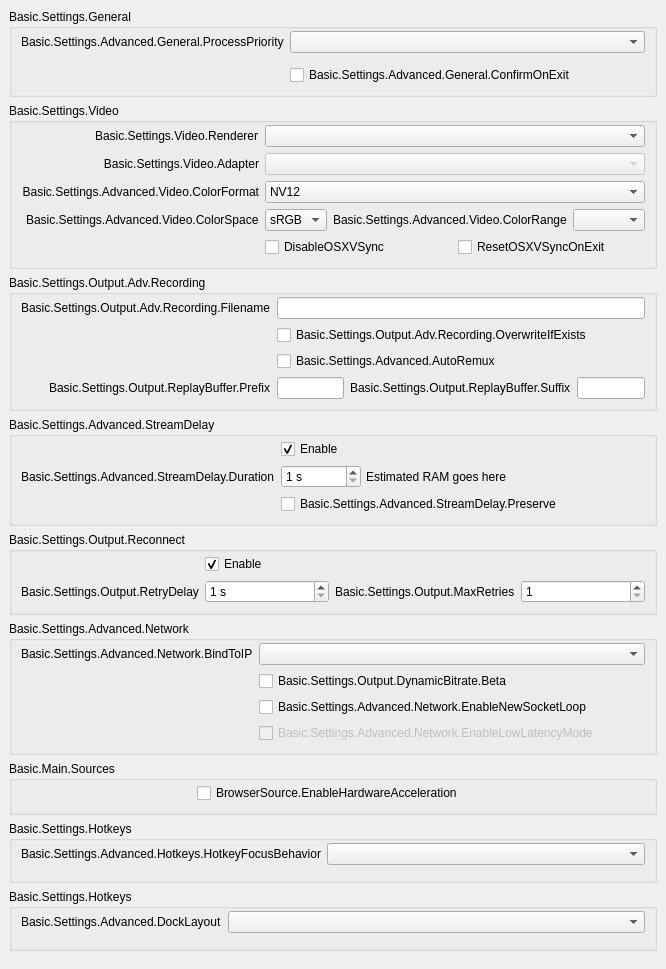
           <widget class="QWidget" name="scrollAreaWidgetContents">
            <property name="geometry">
             <rect>
              <x>0</x>
              <y>0</y>
              <width>609</width>
              <height>870</height>
             </rect>
            </property>
            <layout class="QVBoxLayout" name="verticalLayout_23">
             <property name="leftMargin">
              <number>0</number>
             </property>
             <property name="topMargin">
              <number>0</number>
             </property>
             <property name="rightMargin">
              <number>0</number>
             </property>
             <property name="bottomMargin">
              <number>9</number>
             </property>
             <item>
              <widget class="QFrame" name="widget_11">
               <layout class="QVBoxLayout" name="verticalLayout_24">
                <item>
                 <widget class="QGroupBox" name="advancedGeneralGroupBox">
                  <property name="title">
                   <string>Basic.Settings.General</string>
                  </property>
                  <layout class="QFormLayout" name="formLayout_22">
                   <property name="fieldGrowthPolicy">
                    <enum>QFormLayout::AllNonFixedFieldsGrow</enum>
                   </property>
                   <property name="labelAlignment">
                    <set>Qt::AlignRight|Qt::AlignTrailing|Qt::AlignVCenter</set>
                   </property>
                   <property name="topMargin">
                    <number>2</number>
                   </property>
                   <item row="0" column="0">
                    <widget class="QLabel" name="processPriorityLabel">
                     <property name="text">
                      <string>Basic.Settings.Advanced.General.ProcessPriority</string>
                     </property>
                     <property name="buddy">
                      <cstring>processPriority</cstring>
                     </property>
                    </widget>
                   </item>
                   <item row="0" column="1">
                    <widget class="QComboBox" name="processPriority"/>
                   </item>
                   <item row="1" column="0">
                    <spacer name="horizontalSpacer_13">
                     <property name="orientation">
                      <enum>Qt::Horizontal</enum>
                     </property>
                     <property name="sizeHint" stdset="0">
                      <size>
                       <width>170</width>
                       <height>0</height>
                      </size>
                     </property>
                    </spacer>
                   </item>
                   <item row="2" column="1">
                     <widget class="QCheckBox" name="confirmOnExit">
                       <property name="text">
                         <string>Basic.Settings.Advanced.General.ConfirmOnExit</string>
                       </property>
                     </widget>
                   </item>
                  </layout>
                 </widget>
                </item>
                <item>
                 <widget class="QGroupBox" name="advancedVideoContainer">
                  <property name="title">
                   <string>Basic.Settings.Video</string>
                  </property>
                  <layout class="QFormLayout" name="formLayout_14">
                   <property name="fieldGrowthPolicy">
                    <enum>QFormLayout::AllNonFixedFieldsGrow</enum>
                   </property>
                   <property name="labelAlignment">
                    <set>Qt::AlignRight|Qt::AlignTrailing|Qt::AlignVCenter</set>
                   </property>
                   <property name="topMargin">
                    <number>2</number>
                   </property>
                   <item row="0" column="0">
                    <widget class="QLabel" name="rendererLabel">
                     <property name="text">
                      <string>Basic.Settings.Video.Renderer</string>
                     </property>
                     <property name="buddy">
                      <cstring>renderer</cstring>
                     </property>
                    </widget>
                   </item>
                   <item row="0" column="1">
                    <widget class="QComboBox" name="renderer">
                     <property name="currentText">
                      <string notr="true"/>
                     </property>
                    </widget>
                   </item>
                   <item row="1" column="0">
                    <widget class="QLabel" name="adapterLabel">
                     <property name="text">
                      <string>Basic.Settings.Video.Adapter</string>
                     </property>
                     <property name="alignment">
                      <set>Qt::AlignRight|Qt::AlignTrailing|Qt::AlignVCenter</set>
                     </property>
                     <property name="buddy">
                      <cstring>adapter</cstring>
                     </property>
                    </widget>
                   </item>
                   <item row="1" column="1">
                    <widget class="QComboBox" name="adapter">
                     <property name="enabled">
                      <bool>false</bool>
                     </property>
                     <property name="currentText">
                      <string notr="true"/>
                     </property>
                    </widget>
                   </item>
                   <item row="2" column="0">
                    <widget class="QLabel" name="label_30">
                     <property name="minimumSize">
                      <size>
                       <width>0</width>
                       <height>0</height>
                      </size>
                     </property>
                     <property name="text">
                      <string>Basic.Settings.Advanced.Video.ColorFormat</string>
                     </property>
                     <property name="alignment">
                      <set>Qt::AlignRight|Qt::AlignTrailing|Qt::AlignVCenter</set>
                     </property>
                     <property name="buddy">
                      <cstring>colorFormat</cstring>
                     </property>
                    </widget>
                   </item>
                   <item row="2" column="1">
                    <widget class="QComboBox" name="colorFormat">
                     <item>
                      <property name="text">
                       <string notr="true">NV12</string>
                      </property>
                     </item>
                     <item>
                      <property name="text">
                       <string notr="true">I420</string>
                      </property>
                     </item>
                     <item>
                      <property name="text">
                       <string>I444</string>
                      </property>
                     </item>
                     <item>
                      <property name="text">
                       <string notr="true">RGB</string>
                      </property>
                     </item>
                    </widget>
                   </item>
                   <item row="4" column="1">
                    <layout class="QHBoxLayout" name="horizontalLayout_18">
                     <property name="leftMargin">
                      <number>0</number>
                     </property>
                     <property name="topMargin">
                      <number>0</number>
                     </property>
                     <property name="rightMargin">
                      <number>0</number>
                     </property>
                     <property name="bottomMargin">
                      <number>0</number>
                     </property>
                     <item>
                      <widget class="QCheckBox" name="disableOSXVSync">
                       <property name="text">
                        <string>DisableOSXVSync</string>
                       </property>
                      </widget>
                     </item>
                     <item>
                      <widget class="QCheckBox" name="resetOSXVSync">
                       <property name="text">
                        <string>ResetOSXVSyncOnExit</string>
                       </property>
                      </widget>
                     </item>
                    </layout>
                   </item>
                   <item row="3" column="1">
                    <layout class="QHBoxLayout" name="horizontalLayout_20">
                     <property name="leftMargin">
                      <number>0</number>
                     </property>
                     <property name="topMargin">
                      <number>0</number>
                     </property>
                     <property name="rightMargin">
                      <number>0</number>
                     </property>
                     <property name="bottomMargin">
                      <number>0</number>
                     </property>
                     <item>
                      <widget class="QComboBox" name="colorSpace">
                       <item>
                        <property name="text">
                         <string notr="true">sRGB</string>
                        </property>
                       </item>
                       <item>
                        <property name="text">
                         <string notr="true">709</string>
                        </property>
                       </item>
                       <item>
                        <property name="text">
                         <string notr="true">601</string>
                        </property>
                       </item>
                      </widget>
                     </item>
                     <item>
                      <widget class="QLabel" name="label_34">
                       <property name="sizePolicy">
                        <sizepolicy hsizetype="Maximum" vsizetype="Preferred">
                         <horstretch>0</horstretch>
                         <verstretch>0</verstretch>
                        </sizepolicy>
                       </property>
                       <property name="text">
                        <string>Basic.Settings.Advanced.Video.ColorRange</string>
                       </property>
                       <property name="buddy">
                        <cstring>colorRange</cstring>
                       </property>
                      </widget>
                     </item>
                     <item>
                      <widget class="QComboBox" name="colorRange"/>
                     </item>
                    </layout>
                   </item>
                   <item row="3" column="0">
                    <widget class="QLabel" name="label_33">
                     <property name="text">
                      <string>Basic.Settings.Advanced.Video.ColorSpace</string>
                     </property>
                     <property name="buddy">
                      <cstring>colorSpace</cstring>
                     </property>
                    </widget>
                   </item>
                   <item row="4" column="0">
                    <spacer name="horizontalSpacer_12">
                     <property name="orientation">
                      <enum>Qt::Horizontal</enum>
                     </property>
                     <property name="sizeHint" stdset="0">
                      <size>
                       <width>170</width>
                       <height>20</height>
                      </size>
                     </property>
                    </spacer>
                   </item>
                  </layout>
                 </widget>
                </item>
                <item>
                 <widget class="QGroupBox" name="groupBox_6">
                  <property name="title">
                   <string>Basic.Settings.Output.Adv.Recording</string>
                  </property>
                  <layout class="QFormLayout" name="formLayout_17">
                   <property name="fieldGrowthPolicy">
                    <enum>QFormLayout::AllNonFixedFieldsGrow</enum>
                   </property>
                   <property name="labelAlignment">
                    <set>Qt::AlignRight|Qt::AlignTrailing|Qt::AlignVCenter</set>
                   </property>
                   <property name="topMargin">
                    <number>2</number>
                   </property>
                   <item row="0" column="0">
                    <widget class="QLabel" name="label_7">
                     <property name="text">
                      <string>Basic.Settings.Output.Adv.Recording.Filename</string>
                     </property>
                     <property name="buddy">
                      <cstring>filenameFormatting</cstring>
                     </property>
                    </widget>
                   </item>
                   <item row="0" column="1">
                    <widget class="QLineEdit" name="filenameFormatting"/>
                   </item>
                   <item row="1" column="1">
                    <widget class="QCheckBox" name="overwriteIfExists">
                     <property name="text">
                      <string>Basic.Settings.Output.Adv.Recording.OverwriteIfExists</string>
                     </property>
                    </widget>
                   </item>
                   <item row="3" column="1">
                    <layout class="QHBoxLayout" name="horizontalLayout_14">
                     <property name="leftMargin">
                      <number>0</number>
                     </property>
                     <property name="topMargin">
                      <number>0</number>
                     </property>
                     <property name="rightMargin">
                      <number>0</number>
                     </property>
                     <property name="bottomMargin">
                      <number>0</number>
                     </property>
                     <item>
                      <widget class="QLineEdit" name="simpleRBPrefix"/>
                     </item>
                     <item>
                      <widget class="QLabel" name="label_58">
                       <property name="text">
                        <string>Basic.Settings.Output.ReplayBuffer.Suffix</string>
                       </property>
                       <property name="buddy">
                        <cstring>simpleRBSuffix</cstring>
                       </property>
                      </widget>
                     </item>
                     <item>
                      <widget class="QLineEdit" name="simpleRBSuffix"/>
                     </item>
                    </layout>
                   </item>
                   <item row="3" column="0">
                    <widget class="QLabel" name="label_57">
                     <property name="text">
                      <string>Basic.Settings.Output.ReplayBuffer.Prefix</string>
                     </property>
                     <property name="buddy">
                      <cstring>simpleRBPrefix</cstring>
                     </property>
                    </widget>
                   </item>
                   <item row="1" column="0">
                    <spacer name="horizontalSpacer_10">
                     <property name="orientation">
                      <enum>Qt::Horizontal</enum>
                     </property>
                     <property name="sizeHint" stdset="0">
                      <size>
                       <width>170</width>
                       <height>20</height>
                      </size>
                     </property>
                    </spacer>
                   </item>
                   <item row="2" column="1">
                    <widget class="QCheckBox" name="autoRemux">
                     <property name="text">
                      <string>Basic.Settings.Advanced.AutoRemux</string>
                     </property>
                    </widget>
                   </item>
                   <item row="2" column="0">
                    <spacer name="horizontalSpacer_16">
                     <property name="orientation">
                      <enum>Qt::Horizontal</enum>
                     </property>
                     <property name="sizeHint" stdset="0">
                      <size>
                       <width>40</width>
                       <height>20</height>
                      </size>
                     </property>
                    </spacer>
                   </item>
                  </layout>
                 </widget>
                </item>
                <item>
                 <widget class="QGroupBox" name="groupBox_5">
                  <property name="title">
                   <string>Basic.Settings.Advanced.StreamDelay</string>
                  </property>
                  <layout class="QFormLayout" name="formLayout_18">
                   <property name="fieldGrowthPolicy">
                    <enum>QFormLayout::AllNonFixedFieldsGrow</enum>
                   </property>
                   <property name="labelAlignment">
                    <set>Qt::AlignRight|Qt::AlignTrailing|Qt::AlignVCenter</set>
                   </property>
                   <property name="topMargin">
                    <number>2</number>
                   </property>
                   <item row="1" column="0">
                    <widget class="QLabel" name="label_56">
                     <property name="text">
                      <string>Basic.Settings.Advanced.StreamDelay.Duration</string>
                     </property>
                     <property name="buddy">
                      <cstring>streamDelaySec</cstring>
                     </property>
                    </widget>
                   </item>
                   <item row="1" column="1">
                    <widget class="QFrame" name="widget_12">
                     <property name="enabled">
                      <bool>true</bool>
                     </property>
                     <layout class="QHBoxLayout" name="horizontalLayout_13">
                      <property name="spacing">
                       <number>5</number>
                      </property>
                      <property name="leftMargin">
                       <number>0</number>
                      </property>
                      <property name="topMargin">
                       <number>0</number>
                      </property>
                      <property name="rightMargin">
                       <number>0</number>
                      </property>
                      <property name="bottomMargin">
                       <number>0</number>
                      </property>
                      <item>
                       <widget class="QSpinBox" name="streamDelaySec">
                        <property name="enabled">
                         <bool>true</bool>
                        </property>
                        <property name="sizePolicy">
                         <sizepolicy hsizetype="Maximum" vsizetype="Fixed">
                          <horstretch>0</horstretch>
                          <verstretch>0</verstretch>
                         </sizepolicy>
                        </property>
                        <property name="minimumSize">
                         <size>
                          <width>80</width>
                          <height>0</height>
                         </size>
                        </property>
                        <property name="suffix">
                         <string notr="true"> s</string>
                        </property>
                        <property name="minimum">
                         <number>1</number>
                        </property>
                        <property name="maximum">
                         <number>1800</number>
                        </property>
                       </widget>
                      </item>
                      <item>
                       <widget class="QLabel" name="streamDelayInfo">
                        <property name="text">
                         <string notr="true">Estimated RAM goes here</string>
                        </property>
                       </widget>
                      </item>
                     </layout>
                    </widget>
                   </item>
                   <item row="2" column="1">
                    <widget class="QCheckBox" name="streamDelayPreserve">
                     <property name="text">
                      <string>Basic.Settings.Advanced.StreamDelay.Preserve</string>
                     </property>
                    </widget>
                   </item>
                   <item row="0" column="1">
                    <widget class="QCheckBox" name="streamDelayEnable">
                     <property name="text">
                      <string>Enable</string>
                     </property>
                     <property name="checked">
                      <bool>true</bool>
                     </property>
                    </widget>
                   </item>
                   <item row="2" column="0">
                    <spacer name="horizontalSpacer_9">
                     <property name="orientation">
                      <enum>Qt::Horizontal</enum>
                     </property>
                     <property name="sizeHint" stdset="0">
                      <size>
                       <width>170</width>
                       <height>20</height>
                      </size>
                     </property>
                    </spacer>
                   </item>
                  </layout>
                 </widget>
                </item>
                <item>
                 <widget class="QGroupBox" name="groupBox_7">
                  <property name="title">
                   <string>Basic.Settings.Output.Reconnect</string>
                  </property>
                  <layout class="QFormLayout" name="formLayout_19">
                   <property name="fieldGrowthPolicy">
                    <enum>QFormLayout::AllNonFixedFieldsGrow</enum>
                   </property>
                   <property name="labelAlignment">
                    <set>Qt::AlignRight|Qt::AlignTrailing|Qt::AlignVCenter</set>
                   </property>
                   <property name="topMargin">
                    <number>2</number>
                   </property>
                   <item row="0" column="1">
                    <widget class="QCheckBox" name="reconnectEnable">
                     <property name="text">
                      <string>Enable</string>
                     </property>
                     <property name="checked">
                      <bool>true</bool>
                     </property>
                    </widget>
                   </item>
                   <item row="1" column="1">
                    <layout class="QHBoxLayout" name="horizontalLayout_19">
                     <property name="leftMargin">
                      <number>0</number>
                     </property>
                     <property name="topMargin">
                      <number>0</number>
                     </property>
                     <property name="rightMargin">
                      <number>0</number>
                     </property>
                     <property name="bottomMargin">
                      <number>0</number>
                     </property>
                     <item>
                      <widget class="QSpinBox" name="reconnectRetryDelay">
                       <property name="suffix">
                        <string> s</string>
                       </property>
                       <property name="minimum">
                        <number>1</number>
                       </property>
                       <property name="maximum">
                        <number>30</number>
                       </property>
                      </widget>
                     </item>
                     <item>
                      <widget class="QLabel" name="label_22">
                       <property name="sizePolicy">
                        <sizepolicy hsizetype="Maximum" vsizetype="Preferred">
                         <horstretch>0</horstretch>
                         <verstretch>0</verstretch>
                        </sizepolicy>
                       </property>
                       <property name="text">
                        <string>Basic.Settings.Output.MaxRetries</string>
                       </property>
                       <property name="buddy">
                        <cstring>reconnectMaxRetries</cstring>
                       </property>
                      </widget>
                     </item>
                     <item>
                      <widget class="QSpinBox" name="reconnectMaxRetries">
                       <property name="minimum">
                        <number>1</number>
                       </property>
                       <property name="maximum">
                        <number>10000</number>
                       </property>
                      </widget>
                     </item>
                    </layout>
                   </item>
                   <item row="1" column="0">
                    <widget class="QLabel" name="label_17">
                     <property name="text">
                      <string>Basic.Settings.Output.RetryDelay</string>
                     </property>
                     <property name="buddy">
                      <cstring>reconnectRetryDelay</cstring>
                     </property>
                    </widget>
                   </item>
                   <item row="0" column="0">
                    <spacer name="horizontalSpacer_8">
                     <property name="orientation">
                      <enum>Qt::Horizontal</enum>
                     </property>
                     <property name="sizeHint" stdset="0">
                      <size>
                       <width>170</width>
                       <height>20</height>
                      </size>
                     </property>
                    </spacer>
                   </item>
                  </layout>
                 </widget>
                </item>
                <item>
                 <widget class="QGroupBox" name="advNetworkGroupBox">
                  <property name="title">
                   <string>Basic.Settings.Advanced.Network</string>
                  </property>
                  <layout class="QFormLayout" name="formLayout_23">
                   <property name="fieldGrowthPolicy">
                    <enum>QFormLayout::AllNonFixedFieldsGrow</enum>
                   </property>
                   <property name="labelAlignment">
                    <set>Qt::AlignRight|Qt::AlignTrailing|Qt::AlignVCenter</set>
                   </property>
                   <property name="topMargin">
                    <number>2</number>
                   </property>
                   <item row="0" column="0">
                    <widget class="QLabel" name="label_27">
                     <property name="text">
                      <string>Basic.Settings.Advanced.Network.BindToIP</string>
                     </property>
                     <property name="buddy">
                      <cstring>bindToIP</cstring>
                     </property>
                    </widget>
                   </item>
                   <item row="0" column="1">
                    <widget class="QComboBox" name="bindToIP"/>
                   </item>
                   <item row="2" column="1">
                    <widget class="QCheckBox" name="enableNewSocketLoop">
                     <property name="text">
                      <string>Basic.Settings.Advanced.Network.EnableNewSocketLoop</string>
                     </property>
                    </widget>
                   </item>
                   <item row="3" column="1">
                    <widget class="QCheckBox" name="enableLowLatencyMode">
                     <property name="enabled">
                      <bool>false</bool>
                     </property>
                     <property name="text">
                      <string>Basic.Settings.Advanced.Network.EnableLowLatencyMode</string>
                     </property>
                    </widget>
                   </item>
                   <item row="2" column="0">
                    <spacer name="horizontalSpacer_7">
                     <property name="orientation">
                      <enum>Qt::Horizontal</enum>
                     </property>
                     <property name="sizeHint" stdset="0">
                      <size>
                       <width>170</width>
                       <height>1</height>
                      </size>
                     </property>
                    </spacer>
                   </item>
                   <item row="1" column="1">
                    <widget class="QCheckBox" name="dynBitrate">
                     <property name="toolTip">
                      <string>Basic.Settings.Output.DynamicBitrate.TT</string>
                     </property>
                     <property name="text">
                      <string>Basic.Settings.Output.DynamicBitrate.Beta</string>
                     </property>
                    </widget>
                   </item>
                  </layout>
                 </widget>
                </item>
                <item>
                 <widget class="QGroupBox" name="sourcesGroup">
                  <property name="title">
                   <string>Basic.Main.Sources</string>
                  </property>
                  <layout class="QFormLayout" name="formLayout_34">
                   <property name="topMargin">
                    <number>2</number>
                   </property>
                   <item row="0" column="0">
                    <spacer name="horizontalSpacer_15">
                     <property name="orientation">
                      <enum>Qt::Horizontal</enum>
                     </property>
                     <property name="sizeHint" stdset="0">
                      <size>
                       <width>170</width>
                       <height>20</height>
                      </size>
                     </property>
                    </spacer>
                   </item>
                   <item row="0" column="1">
                    <widget class="QCheckBox" name="browserHWAccel">
                     <property name="text">
                      <string>BrowserSource.EnableHardwareAcceleration</string>
                     </property>
                    </widget>
                   </item>
                  </layout>
                 </widget>
                </item>
                <item>
                 <widget class="QGroupBox" name="groupBox_17">
                  <property name="title">
                   <string>Basic.Settings.Hotkeys</string>
                  </property>
                  <layout class="QFormLayout" name="formLayout_33">
                   <property name="labelAlignment">
                    <set>Qt::AlignRight|Qt::AlignTrailing|Qt::AlignVCenter</set>
                   </property>
                   <property name="topMargin">
                    <number>2</number>
                   </property>
                   <item row="0" column="0">
                    <widget class="QLabel" name="label_21">
                     <property name="text">
                      <string>Basic.Settings.Advanced.Hotkeys.HotkeyFocusBehavior</string>
                     </property>
                    </widget>
                   </item>
                   <item row="0" column="1">
                    <widget class="QComboBox" name="hotkeyFocusType"/>
                   </item>
                   <item row="1" column="0">
                    <spacer name="horizontalSpacer_14">
                     <property name="orientation">
                      <enum>Qt::Horizontal</enum>
                     </property>
                     <property name="sizeHint" stdset="0">
                      <size>
                       <width>170</width>
                       <height>0</height>
                      </size>
                     </property>
                    </spacer>
                   </item>
                  </layout>
                 </widget>
                </item>
                <item>
                 <widget class="QGroupBox" name="groupBox_DockLayout">
                  <property name="title">
                   <string>Basic.Settings.Hotkeys</string>
                  </property>
                  <layout class="QFormLayout" name="formLayout_DockLayout">
                   <property name="labelAlignment">
                    <set>Qt::AlignRight|Qt::AlignTrailing|Qt::AlignVCenter</set>
                   </property>
                   <property name="topMargin">
                    <number>2</number>
                   </property>
                   <item row="0" column="0">
                    <widget class="QLabel" name="label_DockLayout">
                     <property name="text">
                      <string>Basic.Settings.Advanced.DockLayout</string>
                     </property>
                    </widget>
                   </item>
                   <item row="0" column="1">
                    <widget class="QComboBox" name="dockLayoutType"/>
                   </item>
                   <item row="1" column="0">
                    <spacer name="horizontalSpacer_DockLayoutEnd">
                     <property name="orientation">
                      <enum>Qt::Horizontal</enum>
                     </property>
                     <property name="sizeHint" stdset="0">
                      <size>
                       <width>170</width>
                       <height>0</height>
                      </size>
                     </property>
                    </spacer>
                   </item>
                  </layout>
                 </widget>
                </item>
               </layout>
              </widget>
             </item>
            </layout>
           </widget>
